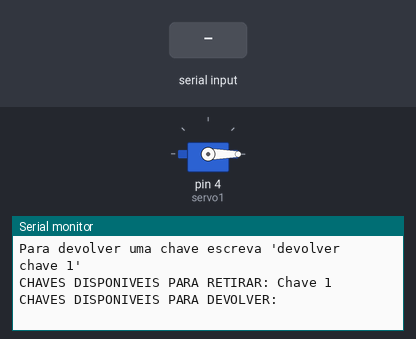
The sketch below on a simulated Arduino Uno, built with avr-gcc and run on an emulated ATmega328P. On the bench: servo, the last lines printed to the serial monitor. The test bench sets the inputs (shaded band).

Above: at 1.3 s.
1.4 s: "retirar" received over Serial
At 4.1 s:
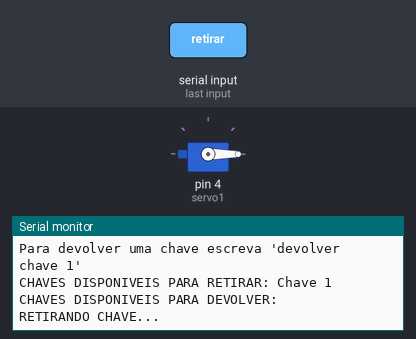
4.4 s: "devolver" received over Serial
At 6.3 s:
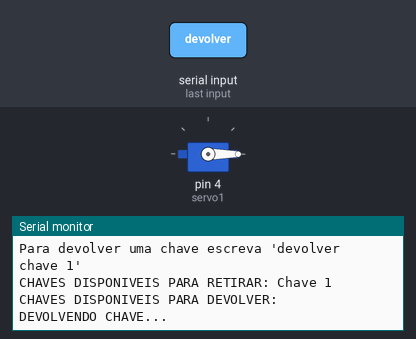
6.9 s: "1" received over Serial
At 9.83 s:
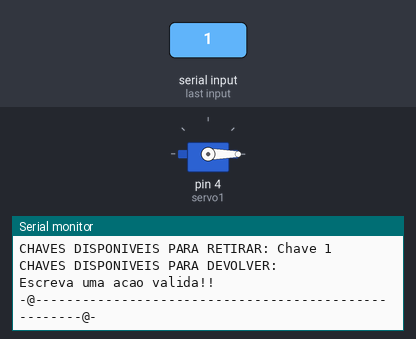

The sketch:

script-arduinoide-para-1-servomotor.ino
```cpp
#include <Servo.h>

// instanciação doss Servos Motores
Servo servo1;


// variavel para armzenar a quantidade de Servo motores
// que será utilizado no sistema
const int qs = 1;

// se for mudar a variavel anterior: mude essas também
// fazendo todas as alterações necessárias no sistema.
int chavesDisponiveis[qs] = {1};
int chavesRetiradas[qs] = {0};
// como funciona a lógica desses arrays:
// como não é possível retirar valores dentro de um array
// então apenas transformamos o valor em 0: como se fossse
// um valor false: para indicar que está vazio.

// inteiro de comeco para que quando a funcao de loop ativar
// novamente, os servo motores não ficar no angulo 0
int comeco = 0;

void setup() {
  // Inicializando os servo motores que estão nos pinos
  servo1.attach(4);


  // Inicializando a comunicação serial via Serial Monitor
  Serial.begin(9600);
}

void loop(){

  // Inicializar os servo motores (colocar eles em angulo 0)
  iniciarServosSemAngulo();

  // Função de mostrar mensagens de escolha
  exibirMensagemDeEscolhas();

  // Gambiarra pra fazer o programa não continuar até haver
  // uma resposta do usuário
  while(Serial.available() == 0) {
    delay(2000);
  }

  // ler a informação que o usuário digitou no terminal (input)
  String inputTerminal = Serial.readString();


  // se Dentro do que o usuário escreveu estiver a string
  // "retirar"
  if (inputTerminal.indexOf("retirar") == 0) {
    Serial.println("\nRETIRANDO CHAVE...");

    delay(1000);

    //for:1,2,3,4
    for (int i = 1; i <= qs; i++) {
      // verificar se no input tem o iterador I (1,2,3,4)
      if (inputTerminal.indexOf(String(i)) > 0) {

        // verificar se a chave no array está disponível
        if (chavesDisponiveis[i-1] == 0) {
          // chave já retirada
          Serial.println("Chave ja retirada");
        } else {
          liberarGancho(i);
        }
      }
    }
  // se não Dentro do que o usuário escreveu estiver a string
  // "retirar"
  } else if (inputTerminal.indexOf("devolver") == 0) {
    Serial.println("\nDEVOLVENDO CHAVE...");
    delay(1000);

    // for: 1,2,3,4
    for (int i = 1; i <= qs; i++) {

      // verificar se no input tem o iterador I (1,2,3,4)
      if (inputTerminal.indexOf(String(i)) > 0) {

        // verificar se a chave no array está disponível
        if (chavesRetiradas[i-1] == 0) {
          // chave já retirada
          Serial.println("Chave ainda nao liberada");
        } else {
          prenderGancho(i);
        }
      }

    }
  } else {
  	Serial.println("\nEscreva uma acao valida!!\n\n");
  }
}


// quando 'startar' a aplicação: todos os servo motores tem que estar
// no angulo 0
void iniciarServosSemAngulo() {
  // é necessário para essa ação não se repetir na função de loop
  if (comeco == 0) {
    servo1.write(0);

    comeco = 1;
  }
}


// Função de mostrar a mensasgem inicial e quais
// chaves foram retiradas e quais estão disponiveis
void exibirMensagemDeEscolhas() {
  Serial.println("\n\n\n\n\n\n-@-----------------------------------------------------@-");
  Serial.println("Escolha uma acao: ");
  Serial.println("Retirar Chave  OU  Devolver Chave\n");
  Serial.println("Para retirar uma chave escreva: 'retirar chave 1'");
  Serial.println("Para devolver uma chave escreva 'devolver chave 1'");

  // Invocação das funções para mostrar as chavess
  exibirChavesDisponiveis();
  exibirChavesRetiradas();
}

// mostrar as chaves disponiveis
void exibirChavesDisponiveis() {
  Serial.print("\nCHAVES DISPONIVEIS PARA RETIRAR: ");

  // laço de iteração para percorrer o array de chaves disponiveis
  for (int i = 1; i <= qs; i++) {
    if (chavesDisponiveis[i - 1] != 0) {
      if (i != 1) {Serial.print(" | ");}
      Serial.print("Chave ");
      Serial.print(i);
    }
  }
}

// mostrar as chaves retiradas
void exibirChavesRetiradas() {
  Serial.print("\nCHAVES DISPONIVEIS PARA DEVOLVER: ");

  // laço de iteração para percorrer o array de chaves retiradas
  for (int i = 1; i <= qs; i++) {
    if (chavesRetiradas[i - 1] != 0) {
      if (i != 1) {Serial.print(" | ");}
      Serial.print("Chave ");
      Serial.print(i);
    }
  }
}

// irá receber um valor que é 1,2,3,4
void liberarGancho(int chaveGancho) {

  switch (chaveGancho) {
  	case 1:
      // irá fazer o servo motor 1 rotacionar 90 graus anti-horario
      servo1.write(90);
    break;
    // se for adcioanr mais pinos, é necessário mudar aqui também
    default:
      Serial.println("Erro Chave não encontrada!");
    break;
  }
  delay(2000);

  // esse "chaveGancho - 1" é necessário para percorrer o valor
  // no array, os indices do array começam no 0 e não no 1
  chavesDisponiveis[chaveGancho - 1] = 0;
  chavesRetiradas[chaveGancho - 1] = chaveGancho;
}

void prenderGancho(int chaveGancho) {
  switch (chaveGancho) {
  	case 1:
      servo1.write(0);
    break;
    default:
      Serial.println("Erro Chave não retirada ainda!");
    break;
  }

  delay(1000);

  // colocar a chave no array de chaves disponiveis
  chavesDisponiveis[chaveGancho - 1] = chaveGancho;


  // tirar a chave do array de chaves retiradas
  chavesRetiradas[chaveGancho - 1] = 0;
}
```

Measured:
- after the input at 1.4 s, the serial monitor: prints a new line after 1.8 s (image 1)
- after the input at 4.4 s, the serial monitor: prints a new line after 1.1 s (image 2)
- after the input at 6.9 s, the serial monitor: prints a new line after 2.8 s (image 3)
